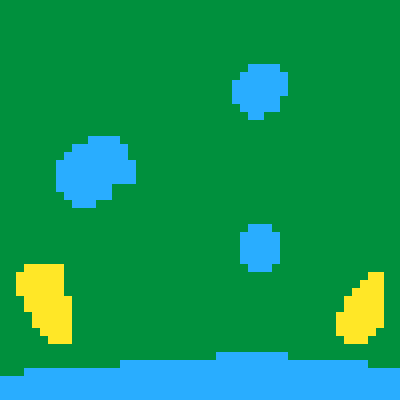

A level layout from a 2D game, rendered from its tile map. Below: a short description, then the map file with tile-grid data replaced by summaries:
An orthogonal 50x50 tile map with 8x8 px tiles, 1 tile layer (Sols), 1 hidden layer not drawn and 3 objects.

<map version="1.2" tiledversion="1.3.3" orientation="orthogonal" renderorder="right-down" width="50" height="50" tilewidth="8" tileheight="8" infinite="0" nextlayerid="5" nextobjectid="12">
 <editorsettings>
  <export format="json" />
 </editorsettings>
 <tileset firstgid="1" name="tilesetP8" tilewidth="8" tileheight="8" tilecount="1024" columns="32">
  <image source="tilesetP8.png" width="256" height="256" />
 </tileset>
 <layer id="2" name="Sols" width="50" height="50">
  <data>[2500 cells, 2500 non-empty, 3 distinct tile ids]</data>
 </layer>
 <layer id="3" name="Objets" width="50" height="50" visible="0">
  <data>[2500 cells, 195 non-empty, 3 distinct tile ids]</data>
 </layer>
 <objectgroup id="4" name="Personnages" visible="0">
  <object id="3" x="188.167" y="46.3333">
   <point />
  </object>
  <object id="7" x="352" y="158" visible="0">
   <point />
  </object>
  <object id="11" x="193.333" y="294">
   <point />
  </object>
 </objectgroup>
</map>
